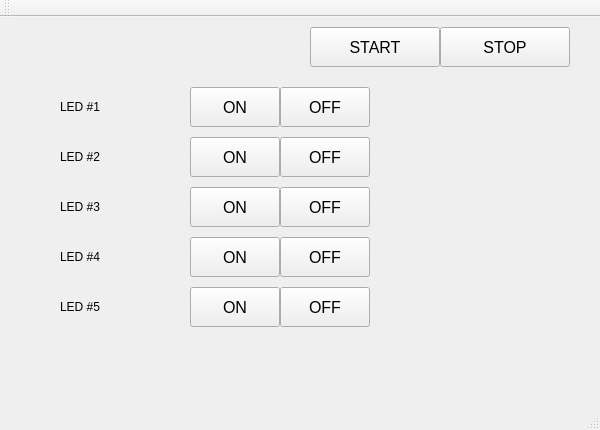
<?xml version="1.0" encoding="UTF-8"?>
<ui version="4.0">
 <class>MainWindow</class>
 <widget class="QMainWindow" name="MainWindow">
  <property name="geometry">
   <rect>
    <x>0</x>
    <y>0</y>
    <width>600</width>
    <height>430</height>
   </rect>
  </property>
  <property name="windowTitle">
   <string>NBI1 LED Control</string>
  </property>
  <widget class="QWidget" name="centralWidget">
   <widget class="QLabel" name="label">
    <property name="geometry">
     <rect>
      <x>60</x>
      <y>70</y>
      <width>130</width>
      <height>40</height>
     </rect>
    </property>
    <property name="styleSheet">
     <string notr="true">font: 75 20pt &quot;Sans Serif&quot;;</string>
    </property>
    <property name="text">
     <string>LED #1</string>
    </property>
   </widget>
   <widget class="QLabel" name="label_2">
    <property name="geometry">
     <rect>
      <x>60</x>
      <y>120</y>
      <width>130</width>
      <height>40</height>
     </rect>
    </property>
    <property name="styleSheet">
     <string notr="true">font: 75 20pt &quot;Sans Serif&quot;;</string>
    </property>
    <property name="text">
     <string>LED #2</string>
    </property>
   </widget>
   <widget class="QLabel" name="label_3">
    <property name="geometry">
     <rect>
      <x>60</x>
      <y>170</y>
      <width>130</width>
      <height>40</height>
     </rect>
    </property>
    <property name="styleSheet">
     <string notr="true">font: 75 20pt &quot;Sans Serif&quot;;</string>
    </property>
    <property name="text">
     <string>LED #3</string>
    </property>
   </widget>
   <widget class="QLabel" name="label_4">
    <property name="geometry">
     <rect>
      <x>60</x>
      <y>220</y>
      <width>130</width>
      <height>40</height>
     </rect>
    </property>
    <property name="styleSheet">
     <string notr="true">font: 75 20pt &quot;Sans Serif&quot;;</string>
    </property>
    <property name="text">
     <string>LED #4</string>
    </property>
   </widget>
   <widget class="QLabel" name="label_5">
    <property name="geometry">
     <rect>
      <x>60</x>
      <y>270</y>
      <width>130</width>
      <height>40</height>
     </rect>
    </property>
    <property name="styleSheet">
     <string notr="true">font: 75 20pt &quot;Sans Serif&quot;;</string>
    </property>
    <property name="text">
     <string>LED #5</string>
    </property>
   </widget>
   <widget class="QPushButton" name="pushButton">
    <property name="geometry">
     <rect>
      <x>190</x>
      <y>70</y>
      <width>90</width>
      <height>40</height>
     </rect>
    </property>
    <property name="font">
     <font>
      <pointsize>12</pointsize>
     </font>
    </property>
    <property name="text">
     <string>ON</string>
    </property>
   </widget>
   <widget class="QPushButton" name="pushButton_2">
    <property name="geometry">
     <rect>
      <x>280</x>
      <y>70</y>
      <width>90</width>
      <height>40</height>
     </rect>
    </property>
    <property name="font">
     <font>
      <pointsize>12</pointsize>
     </font>
    </property>
    <property name="text">
     <string>OFF</string>
    </property>
   </widget>
   <widget class="QPushButton" name="pushButton_3">
    <property name="geometry">
     <rect>
      <x>190</x>
      <y>120</y>
      <width>90</width>
      <height>40</height>
     </rect>
    </property>
    <property name="font">
     <font>
      <pointsize>12</pointsize>
     </font>
    </property>
    <property name="text">
     <string>ON</string>
    </property>
   </widget>
   <widget class="QPushButton" name="pushButton_4">
    <property name="geometry">
     <rect>
      <x>280</x>
      <y>120</y>
      <width>90</width>
      <height>40</height>
     </rect>
    </property>
    <property name="font">
     <font>
      <pointsize>12</pointsize>
     </font>
    </property>
    <property name="text">
     <string>OFF</string>
    </property>
   </widget>
   <widget class="QPushButton" name="pushButton_5">
    <property name="geometry">
     <rect>
      <x>190</x>
      <y>170</y>
      <width>90</width>
      <height>40</height>
     </rect>
    </property>
    <property name="font">
     <font>
      <pointsize>12</pointsize>
     </font>
    </property>
    <property name="text">
     <string>ON</string>
    </property>
   </widget>
   <widget class="QPushButton" name="pushButton_6">
    <property name="geometry">
     <rect>
      <x>280</x>
      <y>170</y>
      <width>90</width>
      <height>40</height>
     </rect>
    </property>
    <property name="font">
     <font>
      <pointsize>12</pointsize>
     </font>
    </property>
    <property name="text">
     <string>OFF</string>
    </property>
   </widget>
   <widget class="QPushButton" name="pushButton_7">
    <property name="geometry">
     <rect>
      <x>190</x>
      <y>220</y>
      <width>90</width>
      <height>40</height>
     </rect>
    </property>
    <property name="font">
     <font>
      <pointsize>12</pointsize>
     </font>
    </property>
    <property name="text">
     <string>ON</string>
    </property>
   </widget>
   <widget class="QPushButton" name="pushButton_8">
    <property name="geometry">
     <rect>
      <x>280</x>
      <y>220</y>
      <width>90</width>
      <height>40</height>
     </rect>
    </property>
    <property name="font">
     <font>
      <pointsize>12</pointsize>
     </font>
    </property>
    <property name="text">
     <string>OFF</string>
    </property>
   </widget>
   <widget class="QPushButton" name="pushButton_9">
    <property name="geometry">
     <rect>
      <x>190</x>
      <y>270</y>
      <width>90</width>
      <height>40</height>
     </rect>
    </property>
    <property name="font">
     <font>
      <pointsize>12</pointsize>
     </font>
    </property>
    <property name="text">
     <string>ON</string>
    </property>
   </widget>
   <widget class="QPushButton" name="pushButton_10">
    <property name="geometry">
     <rect>
      <x>280</x>
      <y>270</y>
      <width>90</width>
      <height>40</height>
     </rect>
    </property>
    <property name="font">
     <font>
      <pointsize>12</pointsize>
     </font>
    </property>
    <property name="text">
     <string>OFF</string>
    </property>
   </widget>
   <widget class="CALabel" name="caLabel">
    <property name="geometry">
     <rect>
      <x>380</x>
      <y>70</y>
      <width>190</width>
      <height>40</height>
     </rect>
    </property>
    <property name="font">
     <font>
      <pointsize>12</pointsize>
      <weight>75</weight>
      <bold>true</bold>
     </font>
    </property>
    <property name="pvname">
     <string>NB1_VAC_FG4_AI</string>
    </property>
    <property name="dmode" stdset="0">
     <enum>CALabel::Extension</enum>
    </property>
   </widget>
   <widget class="CALabel" name="caLabel_2">
    <property name="geometry">
     <rect>
      <x>380</x>
      <y>120</y>
      <width>190</width>
      <height>40</height>
     </rect>
    </property>
    <property name="font">
     <font>
      <pointsize>12</pointsize>
      <weight>75</weight>
      <bold>true</bold>
     </font>
    </property>
    <property name="pvname">
     <string>NB1_VAC_FG7_AI</string>
    </property>
    <property name="dmode" stdset="0">
     <enum>CALabel::Extension</enum>
    </property>
   </widget>
   <widget class="CALabel" name="caLabel_3">
    <property name="geometry">
     <rect>
      <x>380</x>
      <y>170</y>
      <width>190</width>
      <height>40</height>
     </rect>
    </property>
    <property name="font">
     <font>
      <pointsize>12</pointsize>
      <weight>75</weight>
      <bold>true</bold>
     </font>
    </property>
    <property name="pvname">
     <string>NB1_VAC_FG31_AI</string>
    </property>
    <property name="dmode" stdset="0">
     <enum>CALabel::Extension</enum>
    </property>
   </widget>
   <widget class="CALabel" name="caLabel_4">
    <property name="geometry">
     <rect>
      <x>380</x>
      <y>270</y>
      <width>190</width>
      <height>40</height>
     </rect>
    </property>
    <property name="font">
     <font>
      <pointsize>12</pointsize>
      <weight>75</weight>
      <bold>true</bold>
     </font>
    </property>
    <property name="pvname">
     <string>NB1_CRYO13_RIGHT_BOTTOM</string>
    </property>
    <property name="dmode" stdset="0">
     <enum>CALabel::Int</enum>
    </property>
   </widget>
   <widget class="CALabel" name="caLabel_5">
    <property name="geometry">
     <rect>
      <x>380</x>
      <y>320</y>
      <width>190</width>
      <height>40</height>
     </rect>
    </property>
    <property name="font">
     <font>
      <pointsize>12</pointsize>
      <weight>75</weight>
      <bold>true</bold>
     </font>
    </property>
    <property name="pvname">
     <string>NB1_CRB_TTC_R02</string>
    </property>
    <property name="dmode" stdset="0">
     <enum>CALabel::Int</enum>
    </property>
   </widget>
   <widget class="StaticGraphic" name="stLedSt1">
    <property name="geometry">
     <rect>
      <x>30</x>
      <y>80</y>
      <width>20</width>
      <height>20</height>
     </rect>
    </property>
    <property name="fillMode">
     <enum>StaticGraphic::Solid</enum>
    </property>
   </widget>
   <widget class="StaticGraphic" name="stLedSt2">
    <property name="geometry">
     <rect>
      <x>30</x>
      <y>130</y>
      <width>20</width>
      <height>20</height>
     </rect>
    </property>
    <property name="fillMode">
     <enum>StaticGraphic::Solid</enum>
    </property>
   </widget>
   <widget class="StaticGraphic" name="stLedSt3">
    <property name="geometry">
     <rect>
      <x>30</x>
      <y>180</y>
      <width>20</width>
      <height>20</height>
     </rect>
    </property>
    <property name="fillMode">
     <enum>StaticGraphic::Solid</enum>
    </property>
   </widget>
   <widget class="StaticGraphic" name="stLedSt4">
    <property name="geometry">
     <rect>
      <x>30</x>
      <y>230</y>
      <width>20</width>
      <height>20</height>
     </rect>
    </property>
    <property name="fillMode">
     <enum>StaticGraphic::Solid</enum>
    </property>
   </widget>
   <widget class="StaticGraphic" name="stLedSt5">
    <property name="geometry">
     <rect>
      <x>30</x>
      <y>280</y>
      <width>20</width>
      <height>20</height>
     </rect>
    </property>
    <property name="fillMode">
     <enum>StaticGraphic::Solid</enum>
    </property>
   </widget>
   <widget class="QPushButton" name="pushButton_11">
    <property name="geometry">
     <rect>
      <x>310</x>
      <y>10</y>
      <width>130</width>
      <height>40</height>
     </rect>
    </property>
    <property name="font">
     <font>
      <pointsize>12</pointsize>
     </font>
    </property>
    <property name="text">
     <string>START</string>
    </property>
   </widget>
   <widget class="QPushButton" name="pushButton_12">
    <property name="geometry">
     <rect>
      <x>440</x>
      <y>10</y>
      <width>130</width>
      <height>40</height>
     </rect>
    </property>
    <property name="font">
     <font>
      <pointsize>12</pointsize>
     </font>
    </property>
    <property name="text">
     <string>STOP</string>
    </property>
   </widget>
   <widget class="CALabel" name="caLabel_6">
    <property name="geometry">
     <rect>
      <x>380</x>
      <y>220</y>
      <width>190</width>
      <height>40</height>
     </rect>
    </property>
    <property name="font">
     <font>
      <pointsize>12</pointsize>
      <weight>75</weight>
      <bold>true</bold>
     </font>
    </property>
    <property name="pvname">
     <string>NB1_VAC_FG32_AI</string>
    </property>
    <property name="dmode" stdset="0">
     <enum>CALabel::Extension</enum>
    </property>
   </widget>
   <widget class="CADisplayer" name="caDisplay">
    <property name="geometry">
     <rect>
      <x>100</x>
      <y>320</y>
      <width>110</width>
      <height>30</height>
     </rect>
    </property>
    <property name="font">
     <font>
      <pointsize>12</pointsize>
     </font>
    </property>
    <property name="nuformat" stdset="0">
     <enum>CADisplayer::Pressure</enum>
    </property>
    <property name="pvname">
     <string>NB1_VAC_FG4_AI</string>
    </property>
   </widget>
  </widget>
  <widget class="QMenuBar" name="menuBar">
   <property name="geometry">
    <rect>
     <x>0</x>
     <y>0</y>
     <width>600</width>
     <height>25</height>
    </rect>
   </property>
  </widget>
  <widget class="QToolBar" name="mainToolBar">
   <attribute name="toolBarArea">
    <enum>TopToolBarArea</enum>
   </attribute>
   <attribute name="toolBarBreak">
    <bool>false</bool>
   </attribute>
  </widget>
  <widget class="QStatusBar" name="statusBar"/>
 </widget>
 <layoutdefault spacing="6" margin="11"/>
 <customwidgets>
  <customwidget>
   <class>CADisplayer</class>
   <extends>QWidget</extends>
   <header>caDisplayer.h</header>
  </customwidget>
  <customwidget>
   <class>CALabel</class>
   <extends>QLabel</extends>
   <header>caLabel.h</header>
  </customwidget>
  <customwidget>
   <class>StaticGraphic</class>
   <extends>QWidget</extends>
   <header>staticGraphic.h</header>
  </customwidget>
 </customwidgets>
 <resources/>
 <connections/>
</ui>
